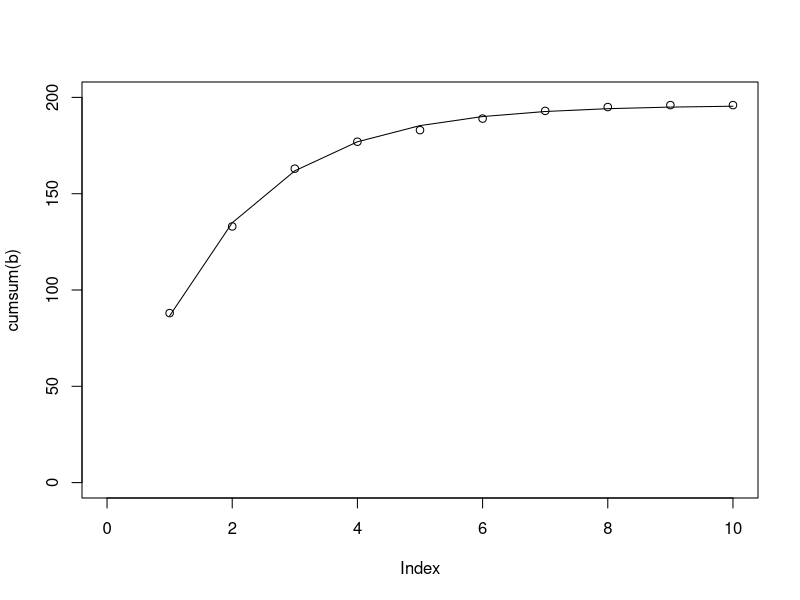

R code for this plot:
#100
a = c(38,21,14,4,2,6,0,1,3,3)
#200
b = c(88,45,30,14,6,6,4,2,1,0)

xx = seq(1,10)
P = 0.7*0.6310111
# can .631 be calculated?
c = sum(b)*(1-(1-P)^xx)

#plot(c)
plot(cumsum(b),xlim = c(0,10),ylim = c(0,200))
lines(c)

